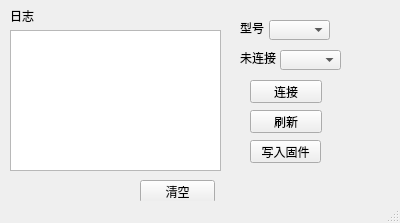
<?xml version="1.0" encoding="UTF-8"?>
<ui version="4.0">
 <class>MainWindow</class>
 <widget class="QMainWindow" name="MainWindow">
  <property name="geometry">
   <rect>
    <x>0</x>
    <y>0</y>
    <width>400</width>
    <height>223</height>
   </rect>
  </property>
  <property name="windowTitle">
   <string>Serial</string>
  </property>
  <property name="toolTip">
   <string>&lt;html&gt;&lt;head/&gt;&lt;body&gt;&lt;p&gt;啊&lt;/p&gt;&lt;/body&gt;&lt;/html&gt;</string>
  </property>
  <widget class="QWidget" name="centralwidget">
   <widget class="QPushButton" name="pushButton">
    <property name="geometry">
     <rect>
      <x>250</x>
      <y>80</y>
      <width>72</width>
      <height>23</height>
     </rect>
    </property>
    <property name="text">
     <string>连接</string>
    </property>
   </widget>
   <widget class="QLabel" name="label">
    <property name="geometry">
     <rect>
      <x>240</x>
      <y>50</y>
      <width>36</width>
      <height>16</height>
     </rect>
    </property>
    <property name="text">
     <string>未连接</string>
    </property>
   </widget>
   <widget class="QComboBox" name="comboBox">
    <property name="geometry">
     <rect>
      <x>280</x>
      <y>50</y>
      <width>61</width>
      <height>20</height>
     </rect>
    </property>
   </widget>
   <widget class="QPushButton" name="pushButton_2">
    <property name="geometry">
     <rect>
      <x>250</x>
      <y>110</y>
      <width>72</width>
      <height>23</height>
     </rect>
    </property>
    <property name="text">
     <string>刷新</string>
    </property>
   </widget>
   <widget class="QComboBox" name="comboBox_2">
    <property name="geometry">
     <rect>
      <x>269</x>
      <y>20</y>
      <width>61</width>
      <height>20</height>
     </rect>
    </property>
   </widget>
   <widget class="QLabel" name="label_2">
    <property name="geometry">
     <rect>
      <x>240</x>
      <y>20</y>
      <width>24</width>
      <height>16</height>
     </rect>
    </property>
    <property name="text">
     <string>型号</string>
    </property>
   </widget>
   <widget class="QPushButton" name="pushButton_3">
    <property name="geometry">
     <rect>
      <x>250</x>
      <y>140</y>
      <width>71</width>
      <height>23</height>
     </rect>
    </property>
    <property name="text">
     <string>写入固件</string>
    </property>
   </widget>
   <widget class="QListWidget" name="listWidget">
    <property name="geometry">
     <rect>
      <x>10</x>
      <y>30</y>
      <width>211</width>
      <height>141</height>
     </rect>
    </property>
   </widget>
   <widget class="QLabel" name="label_3">
    <property name="geometry">
     <rect>
      <x>10</x>
      <y>10</y>
      <width>54</width>
      <height>12</height>
     </rect>
    </property>
    <property name="text">
     <string>日志</string>
    </property>
   </widget>
   <widget class="QPushButton" name="pushButton_4">
    <property name="geometry">
     <rect>
      <x>140</x>
      <y>180</y>
      <width>75</width>
      <height>23</height>
     </rect>
    </property>
    <property name="text">
     <string>清空</string>
    </property>
   </widget>
  </widget>
  <widget class="QStatusBar" name="statusbar"/>
 </widget>
 <resources/>
 <connections>
  <connection>
   <sender>pushButton</sender>
   <signal>clicked()</signal>
   <receiver>comboBox</receiver>
   <slot>clearEditText()</slot>
   <hints>
    <hint type="sourcelabel">
     <x>400</x>
     <y>70</y>
    </hint>
    <hint type="destinationlabel">
     <x>308</x>
     <y>71</y>
    </hint>
   </hints>
  </connection>
  <connection>
   <sender>pushButton</sender>
   <signal>clicked()</signal>
   <receiver>label</receiver>
   <slot>clear()</slot>
   <hints>
    <hint type="sourcelabel">
     <x>424</x>
     <y>84</y>
    </hint>
    <hint type="destinationlabel">
     <x>231</x>
     <y>72</y>
    </hint>
   </hints>
  </connection>
  <connection>
   <sender>pushButton_4</sender>
   <signal>clicked()</signal>
   <receiver>listWidget</receiver>
   <slot>clear()</slot>
   <hints>
    <hint type="sourcelabel">
     <x>171</x>
     <y>194</y>
    </hint>
    <hint type="destinationlabel">
     <x>115</x>
     <y>104</y>
    </hint>
   </hints>
  </connection>
 </connections>
</ui>
